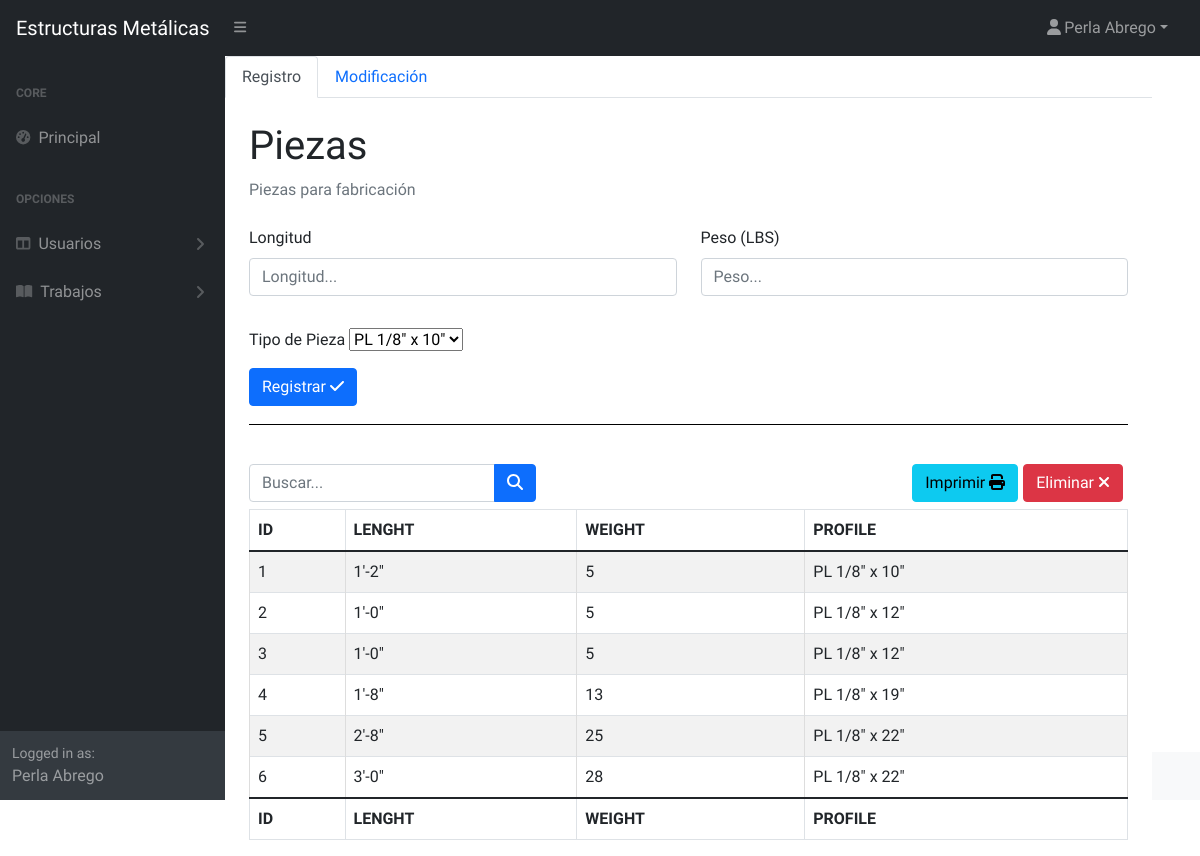
Page /principal/piezas.php?actualizacion=0 (signed in) on the committed database.
### tables this page shows
create table pieza(
id_pz int primary key auto_increment,
lenght_pz	varchar(20),
weight_pz	varchar(20),
id_profile_pz varchar(8),
foreign key(id_profile_pz) references profile_pieza (id_profile_pz)
);

create table profile_pieza(
id_profile_pz varchar(8) primary key,
descr	varchar(40)
);

### php/crud/tipoPieza.php (called while the page is built, shortened)
<?php
    require_once MODEL_PATH."conexion.php";
    class TipoPieza{
        public function Consulta_Todos(){
            $con = new Conexion();
            $con->Conectar();
            $tabla = "profile_pieza";
            $sql = "SELECT id_profile_pz as 'ID', descr as 'Descripcion' FROM ". $tabla. ";";
            $result = $con->conexion->query($sql);
            if ($result->num_rows < 0) {
                return null;
            } else {
                return $result;
            }
        }
    }
?>

### php/conexion.php (called while the page is built, shortened)
<?php
class Conexion
{
    public $SQL_SERVER;
    public $SQL_USER;
    public $SQL_PASS;
    public $SQL_DB;
    function __construct()
    {
        $this->SQL_SERVER = "localhost";
        $this->SQL_USER = "root";
        $this->SQL_PASS = "";
        $this->SQL_DB = "StructuralSteel_db";
    }
    function Conectar(){
        $this->conexion = mysqli_connect(
            $this->SQL_SERVER,
            $this->SQL_USER,
            $this->SQL_PASS,
            $this->SQL_DB
        );
    }
}
?>

### php/crud/Pieza.php (called while the page is built, shortened)
<?php
    require_once MODEL_PATH."conexion.php";
    class Pieza{
        public function Consulta_Todos(){
            $con = new Conexion();
            $con->Conectar();
            $tabla = " pieza ";
            $sql = "SELECT id_pz as 'ID', lenght_pz as 'LENGHT',
            weight_pz as 'WEIGHT', profile_pieza.descr as 'PROFILE'
             FROM ". $tabla. " INNER JOIN profile_pieza ON pieza.id_profile_pz = profile_pieza.id_profile_pz;";
            $result = $con->conexion->query($sql);
            if ($result->num_rows < 0) {
                return null;
            } else {
                return $result;
            }
        }
    }
?>

### principal/piezas.php (the view, shortened to what this page needs)
<!DOCTYPE html>
<html lang="en">
    <head>
        <link href="https://cdn.jsdelivr.net/npm/simple-datatables@latest/dist/style.css" rel="stylesheet" />
        <link href="css/styles.css" rel="stylesheet" />
        <link href="./css/style.css" rel="stylesheet" />
        <link href="../css/style_principal.css" rel="stylesheet" />
    </head>
    <body class="sb-nav-fixed">
        <nav class="sb-topnav navbar navbar-expand navbar-dark bg-dark">
            <a class="navbar-brand ps-3" href="index.php">Estructuras Metálicas</a>
            <button class="btn btn-link btn-sm order-1 order-lg-0 me-4 me-lg-0" id="sidebarToggle" href="#!"><i class="fas fa-bars"></i></button>
            <ul class="navbar-nav ms-auto ms-md-0 me-3 me-lg-4">
                <li class="nav-item dropdown">
                    <a class="nav-link dropdown-toggle" id="navbarDropdown" href="#" role="button" data-bs-toggle="dropdown" aria-expanded="false"><i class="fas fa-user fa-fw"></i><?php print $_SESSION['nombre']." ". $_SESSION['apellidoPat'];?></a>
                </li>
            </ul>
        </nav>
        <div id="layoutSidenav">
            <div id="layoutSidenav_nav">
                <nav class="sb-sidenav accordion sb-sidenav-dark" id="sidenavAccordion">
                    <div class="sb-sidenav-menu">
                        <div class="nav">
                            <div class="sb-sidenav-menu-heading">Core</div>
                            <a class="nav-link" href="index.php">
                                <div class="sb-nav-link-icon"><i class="fas fa-tachometer-alt"></i></div>
                                Principal
                            </a>
                            <div class="sb-sidenav-menu-heading">Opciones</div>
                            <a class="nav-link collapsed" href="#" data-bs-toggle="collapse" data-bs-target="#collapseLayouts" aria-expanded="false" aria-controls="collapseLayouts">
                                <div class="sb-nav-link-icon"><i class="fas fa-columns"></i></div>
                                Usuarios
                                <div class="sb-sidenav-collapse-arrow"><i class="fas fa-angle-down"></i></div>
                            </a>
                            <a class="nav-link collapsed" href="#" data-bs-toggle="collapse" data-bs-target="#collapsePages" aria-expanded="false" aria-controls="collapsePages">
                                <div class="sb-nav-link-icon"><i class="fas fa-book-open"></i></div>
                                Trabajos
                                <div class="sb-sidenav-collapse-arrow"><i class="fas fa-angle-down"></i></div>
                            </a>
                        </div>
                    </div>
                    <div class="sb-sidenav-footer">
                        <div class="small">Logged in as:</div>
                        <?php print $_SESSION['nombre']." ". $_SESSION['apellidoPat'];?>
                    </div>
                </nav>
            </div>
            <div id="layoutSidenav_content">
                <main>
                    <ul class="nav nav-tabs">
                        <li class="nav-item">
                            <a id="tab-registrar" class="nav-link active" aria-current="page" href="#">Registro</a>
                        </li>
                        <li class="nav-item">
                            <a id="tab-modificar" class="nav-link" href="#">Modificación</a>
                        </li>
                    </ul>
                    <div class="container-fluid px-4">
                        <h1 class="mt-4">Piezas</h1>
                        <ol class="breadcrumb mb-4">
                            <li class="breadcrumb-item active">Piezas para fabricación</li>
                        </ol>
                        <div id="form-registrar">
                            <form action="../php/registroPieza.php" method="post" class="Borde-Form">
                                <div class="row mb-2">
                                    <div class="col">
                                        <div class="form-outline">
                                            <label class="form-label" for="form3Example2">Longitud</label>
                                            <input name="long" type="text" id="form3Example2" class="form-control" placeholder="Longitud..." maxlength="20" pattern="[0-9]+/?([0-9]?)+[\x22-\x27]-[0-9]+/?([0-9]?)+[\x22-\x27]" required />
                                        </div>
                                    </div>
                                    <div class="col">
                                        <div class="form-outline">
                                            <label class="form-label" for="form3Example1">Peso (LBS)</label>
                                            <input name="peso" type="text" id="form3Example1" class="form-control" placeholder="Peso..."  maxlength="20" pattern="[0-9]+" required/>
                                        </div>
                                    </div>
                                </div>
                                <div class="row mb-2">
                                    <div class="col">
                                        <div class="form-outline">
                                            <br>
                                            <label class="form-label" for="form3Example4">Tipo de Pieza</label>
                                                <?php
                                                    include('../php/crud/tipoPieza.php');
                                                    $tipoPz = new TipoPieza();
                                                    $result = $tipoPz->Consulta_Todos();
                                                    if(mysqli_num_rows($result) > 0)
                                                    {
                                                        $select = '
                                                            <select name = "sel_Tipo" class="select">
                                                        ';
                                                        while($row = mysqli_fetch_array($result))
                                                        {
                                                            $select .= '
                                                            <option value="' .$row["ID"]. '">'.
                                                                $row["Descripcion"].'
                                                            </option>
                                                            ';
                                                        }
                                                        $select .= '</select>';
                                                        echo $select;
                                                    }
                                                ?>
                                        </div>
                                    </div>
                                </div>
                                <button type="submit" class="btn btn-primary btn-block mb-2">Registrar   <i class="fa fa-check"></i></button>
                            </form>
                        </div>
                                            <?php
                                                require_once CRUD_PATH.'tipoPieza.php';
                                            ?>
                        <br>
                        <form class="d-none d-md-inline-block form-inline ms-auto me-0 me-md-3 my-2 my-md-0">
                            <div class="input-group">
                                <input id="txtFiltro" class="form-control" type="text" placeholder="Buscar..." aria-label="Buscar..." aria-describedby="btnNavbarSearch" />
                                <button class="btn btn-primary" id="btnNavbarSearch" type="button"><i class="fas fa-search"></i></button>
                            </div>
                        </form>
                        <button name="n_Eliminar" id="i_Eliminar" class="btn btn-danger">Eliminar  <i class="fa fa-times"></i></button>
                        <form class="derecha mb-0" action="../php/reportes/reporte_pieza.php" method="post" target="_blank">
                                <button class="btn btn-info">Imprimir <i class="fa fa-print"></i></button>
                        </form>
                    <?php
                        require_once CRUD_PATH.'Pieza.php';
                        $pieza = new Pieza();
                        $result = $pieza->Consulta_Todos();
                        if(mysqli_num_rows($result) > 0)
                        {
                            $table = '
                            <table id="tabla" border=1 class="table table-striped table-bordered">
                                <thead class="thead-dark">
                                    <tr>
                                        <th scope="col">ID</th>
                                        <th scope="col">LENGHT</th>
                                        <th scope="col">WEIGHT</th>
                                        <th scope="col">PROFILE</th>
                                    </tr>
                                </thead>
                                <tbody>
                            ';
                            while($row = mysqli_fetch_array($result))
                            {
                            $table .= '
                                <tr>
                                    <td>'.$row["ID"].'</td>
                                    <td>'.$row["LENGHT"].'</td>
                                    <td>'.$row["WEIGHT"].'</td>
                                    <td>'.$row["PROFILE"].'</td>
                                </tr>
                            ';
                            }
                            $table .= '
                                </tbody>
                                <tfoot class="thead-dark">
                                    <tr>
                                        <th scope="col">ID</th>
                                        <th scope="col">LENGHT</th>
                                        <th scope="col">WEIGHT</th>
                                        <th scope="col">PROFILE</th>
                                    </tr>
                                </tfoot>
                            </table>';
                            echo $table;
                        }
                    ?>
                    </div>
                </main>
            </div>
            <footer class="py-4 bg-light mt-auto">
                </footer>
        </div>
    </body>
</html>

### css/style.css (style rules this page uses)
body, html { font-family: 'Source Sans Pro', sans-serif; background-color: rgb(255, 255, 255); padding: 0; margin: 0; }
a { color: #5c7fda; text-decoration: none; }

### css/style_principal.css (style rules this page uses)
td { border: 1px #DDD solid; padding: 5px; cursor: pointer; }
#i_Eliminar { float: right; margin: 0px 5px 7px 5px; }
.derecha { float: right; }
.Borde-Form { padding-bottom: 10px; margin-bottom: 15px; border-bottom: 1px solid #000; }

### rows in the picture
pieza: id_pz "1", lenght_pz "1'-2\"", weight_pz "5", id_profile_pz.descr "PL 1/8\" x 10\""
pieza: id_pz "2", lenght_pz "1'-0\"", weight_pz "5", id_profile_pz.descr "PL 1/8\" x 12\""
pieza: id_pz "3", lenght_pz "1'-0\"", weight_pz "5", id_profile_pz.descr "PL 1/8\" x 12\""
pieza: id_pz "4", lenght_pz "1'-8\"", weight_pz "13", id_profile_pz.descr "PL 1/8\" x 19\""
pieza: id_pz "5", lenght_pz "2'-8\"", weight_pz "25", id_profile_pz.descr "PL 1/8\" x 22\""
pieza: id_pz "6", lenght_pz "3'-0\"", weight_pz "28", id_profile_pz.descr "PL 1/8\" x 22\""

### other values in the picture
$_SESSION['nombre'] "Perla"
$_SESSION['apellidoPat'] "Abrego"
form field sel_Tipo "PL 1/8\" x 10\""
